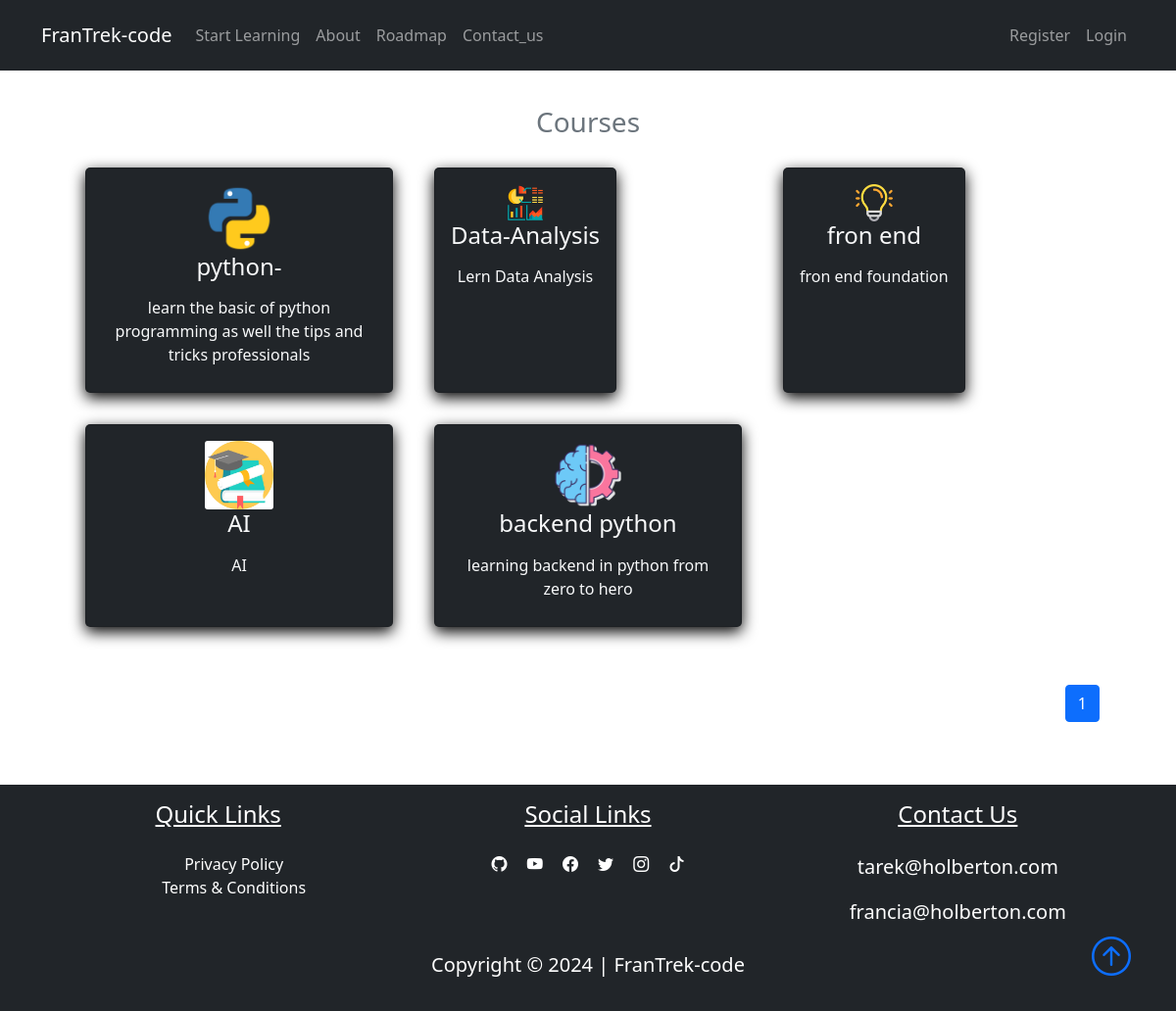
Screenshot of /courses with the database file from the repository.
### FranTrek/models.py (models this page shows, shortened)
class Course(db.Model):
    id = db.Column(db.Integer, primary_key=True)
    title = db.Column(db.String(50), unique=True, nullable=False)
    description = db.Column(db.String(150), nullable=False)
    icon = db.Column(db.String(20), nullable=False, default="default_icon.jpg")
    lessons = db.relationship("Lesson", backref="course_name", lazy=True)

### FranTrek/courses/routes.py (the view)
@courses_bp.route("/courses")
def courses():
    page = request.args.get("page", 1, type=int)
    courses = Course.query.paginate(page=page, per_page=6)
    return render_template("courses.html", title="Courses", courses=courses)

### FranTrek/templates/courses.html
{% extends "layout.html"%}
{% block content %}
<section class="bg-ligh">
    <div class="container p-5">
        <h3 class="text-center text-secondary" id='learn'>Courses</h3>
        <div class="row">
            {% for course in courses.items %}
            <div class="col-sm-12 col-md-6 col-lg-4 p-3 d-flex align-items-stretch">
                <a href="{{url_for('courses.course', course_title=course.title)}}" class="text-decoration-none">
                    <div class="card bg-dark text-light h-100">
                        <div class="card-body text-center">
                            <img src="{{url_for('static', filename='course_icons/'+course.icon)}}" alt=""
                                class="card-img w-25">
                            <h4 class="card-title mb-3">
                                {{course.title}}
                            </h4>
                            <p class="card-text">{{course.description}}</p>
                        </div>
                    </div>
                </a>
            </div>
            {% endfor %}
            <nav class="mt-5" aria-label="...">
                <ul class="pagination" style="display: flex; justify-content: flex-end">
                    {% for page_num in courses.iter_pages(left_edge=1, right_edge=1, left_current=1, right_current=2) %}
                    {% if page_num %}
                    {% if courses.page == page_num %}
                    <li class="page-item active">
                        <a href="{{url_for('courses.courses', page=page_num)}}" class="page-link">{{page_num}}</a>
                    </li>
                    {%else%}
                    <li class="page-item">
                        <a href="{{url_for('courses.courses', page=page_num)}}" class="page-link">{{page_num}}</a>
                    </li>
                    {%endif%}
                    {% else %}
                    ...
                    {% endif %}
                    {% endfor %}
                </ul>
            </nav>
        </div>
    </div>
</section>
{% endblock content %}

### FranTrek/static/main.css (style rules this page uses)
body::before { display: block; content: ''; height: 60px; }
.card { transition: 0.7s ease; box-shadow: 0 5px 15px rgba(1 1 1/ 15); border-radius: 5px; margin: 5px; }

### rows the page displays
Course: icon (picture), title "python-", description "learn the basic of python programming as well the tips and tricks professionals"
Course: icon (picture), title "Data-Analysis", description "Lern Data Analysis"
Course: icon (picture), title "fron end", description "fron end foundation"
Course: icon (placeholder picture), title "AI", description "AI"
Course: icon (picture), title "backend python", description "learning backend in python from zero to hero"

### other values shown
{{ page_num }} "1"
